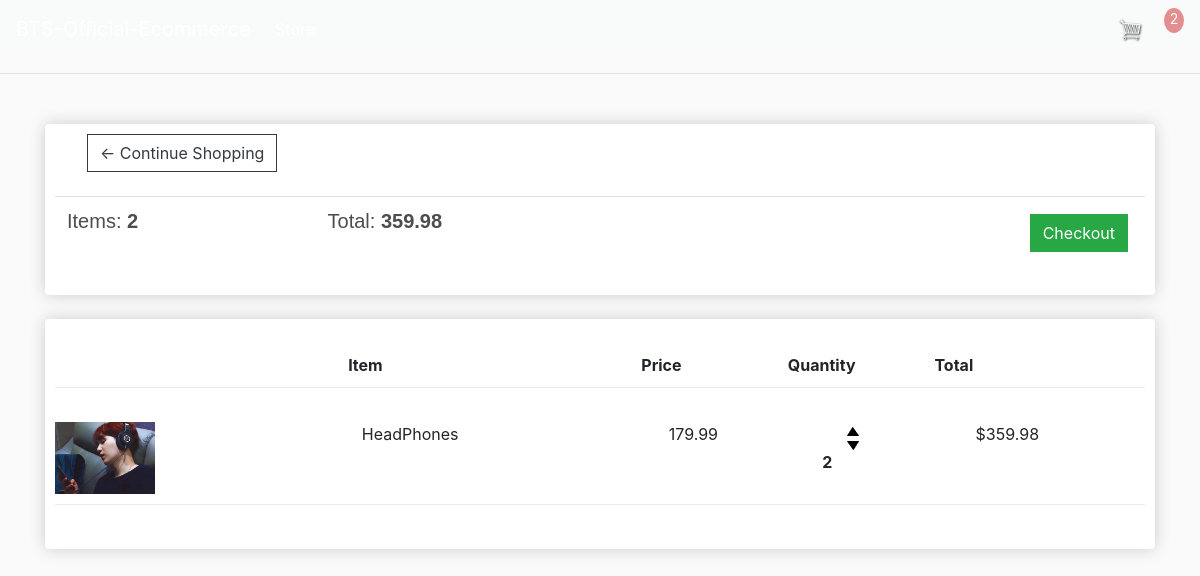
The app's page /cart/ (signed in) with its own data.
### store/models.py (models this page shows, shortened)
class Order(models.Model):
	customer = models.ForeignKey(Customer, on_delete=models.SET_NULL, null=True, blank=True)
	date_ordered = models.DateTimeField(auto_now_add=True)
	complete = models.BooleanField(default=False)
	transaction_id = models.CharField(max_length=100, null=True)
	@property
	def get_cart_total(self):
		orderitems = self.orderitem_set.all()
		total = sum([item.get_total for item in orderitems])
		return total
	@property
	def get_cart_items(self):
		orderitems = self.orderitem_set.all()
		total = sum([item.quantity for item in orderitems])
		return total

class OrderItem(models.Model):
	product = models.ForeignKey(Product, on_delete=models.SET_NULL, null=True)
	order = models.ForeignKey(Order, on_delete=models.SET_NULL, null=True)
	quantity = models.IntegerField(default=0, null=True, blank=True)
	date_added = models.DateTimeField(auto_now_add=True)
	@property
	def get_total(self):
		total = self.product.price * self.quantity
		return total

class Product(models.Model):
	name = models.CharField(max_length=200)
	price = models.DecimalField(max_digits=7, decimal_places=2)
	digital = models.BooleanField(default=False,null=True, blank=True)
	image = models.ImageField(null=True, blank=True)
	@property
	def imageURL(self):
		try:
			url = self.image.url
		except:
			url = ''
		return url

### store/views.py (the view)
# urls.py: path('cart/', views.cart, name="cart"),
def cart(request):
          data = cartData(request)
          items = data['items']
          order = data['order']
          cartItems = data['cartItems']
          context = {'items':items, 'order':order, 'cartItems':cartItems}
          return render(request, 'store/cart.html', context)

### store/utils.py (called while the page is built)
def cartData(request):
    if request.user.is_authenticated:
         customer = request.user.customer
         order, created = Order.objects.get_or_create(customer=customer, complete=False)
         items = order.orderitem_set.all()
         cartItems = order.get_cart_items
    else:
          cookieData = cookieCart(request)
          items = cookieData['items']
          order = cookieData['order']
          cartItems = cookieData['cartItems']
    return {'cartItems':cartItems ,'order':order, 'items':items}

### store/templates/store/cart.html
{% extends 'store/main.html' %}
{% load static %}
{% block content %}
　<div class="row">
	<div class="col-lg-12">
		<div class="box-element">
        　　<a  class="btn btn-outline-dark" href="{% url 'store' %}">&#x2190; Continue Shopping</a>
            <br>
            <br>
            <table class="table">
                <tr>
                    <th><h5>Items: <strong>{{order.get_cart_items}}</strong></h5></th>
                    <th><h5>Total:<strong> {{order.get_cart_total}}</strong></h5></th>
                    <th>
        　　<a  style="float:right; margin:5px;" class="btn btn-success" href="{% url 'checkout' %}">Checkout</a>
                    </th>
                </tr>
            </table>
		</div>
		<br>
		<div class="box-element">
　　　　　　　<div class="cart-row">
            <div style="flex:2"></div>
            <div style="flex:2"><strong>Item</strong></div>
            <div style="flex:1"><strong>Price</strong></div>
            <div style="flex:1"><strong>Quantity</strong></div>
            <div style="flex:1"><strong>Total</strong></div>
	　　　　</div>
           {% for item in items %}
	　　　　<div class="cart-row">
            <div style="flex:2"><img class="row-image" src="{{item.product.imageURL}}"></div>
            <div style="flex:2"><p>{{item.product.name}}</p></div>
            <div style="flex:1"><p>{{item.product.price|floatformat:2}}</p></div>
            <div style="flex:1">
                <p class="quantity">{{item.quantity}}</p>
                <div class="quantity">
                    <img data-product="{{item.product.id}}" data-action="add" class="chg-quantity update-cart" src="{% static  'images/arrow-up.png' %}">
					<img data-product="{{item.product.id}}" data-action="remove" class="chg-quantity update-cart" src="{% static  'images/arrow-down.png' %}">
          　　　　</div>
		　　</div>
           <div style="flex:1"><p>${{item.get_total}}</p></div>
		　</div>
          {% endfor %}
	　　</div>
　</div>
{% endblock content %}

### static/css/main.css (style rules this page uses)
body { background-color: hsl(0, 0%, 98%); }
h1,h2,h3,h4,h5,h6 { color:hsl(0, 0%, 30%); font-family: "Gill Sans", sans-serif; }
.box-element { box-shadow:hsl(0, 0%, 80%) 0 0 16px; background-color: #fff; border-radius: 4px; padding: 10px; }
.col-lg-4, .col-lg-6, .col-lg-8, .col-lg-12 { margin-top: 10px; }
.btn { border-radius: 0; }
.row-image { width: 100px; }
.cart-row { display: flex; align-items: flex-stretch; padding-bottom: 10px; margin-bottom: 10px; border-bottom: 1px solid #ececec; }
.quantity { display: inline-block; font-weight: 700; padding-right:10px; }
.chg-quantity { width: 12px; cursor: pointer; display: block; margin-top: 5px; transition:.1s; }

### records on screen
Order: get_cart_items "2", get_cart_total "359.98"
OrderItem: product.imageURL (picture), product.name "HeadPhones", product.price "179.99", quantity "2", get_total "359.98"

### other values on screen
{{ cartItems }} "2"
